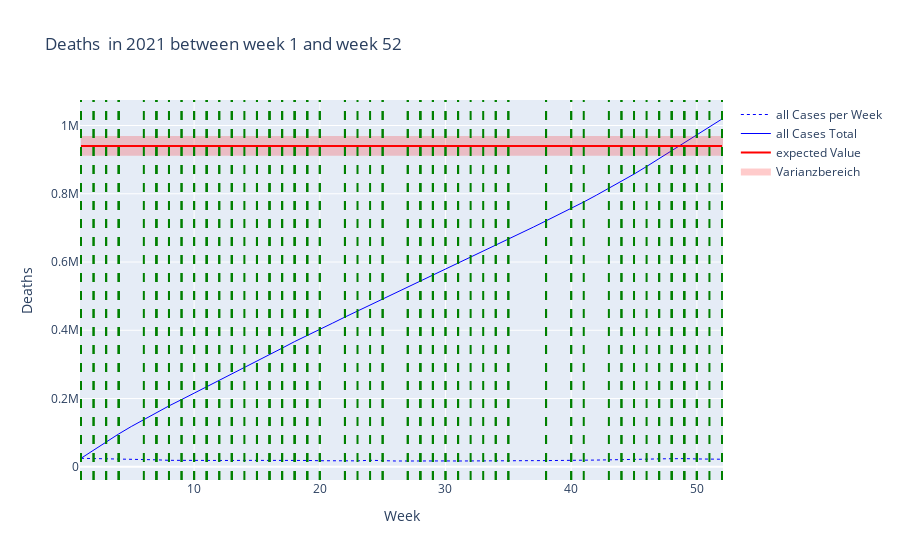

Write notebook code for a chart like this one.
### Code cell
import plotly.graph_objects as go

fig_all = go.Figure()
fig_all.add_trace(go.Scatter(x = data_filtered_all["Week"], y = data_filtered_all["Value"], name = "all Cases per Week", line = dict(color = 'blue', width = 1,dash = 'dot')))
fig_all.add_trace(go.Scatter(x = data_filtered_all["Week"], y = np.cumsum(data_filtered_all["Value"]), name = "all Cases Total", line = dict(color = 'blue', width = 1)))





#fig_all.add_hline(y=expected_value_per_age_group.loc["all", "Value"], line_color = 'red', line_width = 1, name = "Expected all Cases Total")
fig_all.add_trace(go.Scatter(x = data_filtered_all["Week"],y = np.repeat(expected_value_per_age_group.loc["all","Value"],kalenderwochen[1]-kalenderwochen[0]+1), name = "expected Value", line = dict(color = 'red')))


#fig_all.add_hrect(y0=expected_value_per_age_group.loc["all","Value_Low"],y1=expected_value_per_age_group.loc["all","Value_High"],fillcolor = "red", line_width = 0, opacity = 0.2)


fig_all.add_trace(go.Scatter(
    x = data_filtered_all["Week"].tolist() + data_filtered_all["Week"].tolist()[::-1] ,
    y = [expected_value_per_age_group.loc["all","Value_High"]]*52 + [expected_value_per_age_group.loc["all","Value_Low"]]*52,
    fill = 'toself',
    fillcolor = "red",
    line_color = "red",
    name = "Varianzbereich",
    opacity=0.2
))



#print(type(np.repeat(expected_value_per_age_group.loc["all","Value_High"],52) + np.repeat(expected_value_per_age_group.loc["all","Value_Low"],52)[::-1]))




fig_all.update_layout(title = f"Deaths  in {year} between week {kalenderwochen[0]} and week {kalenderwochen[1]}",
                        xaxis_title = "Week",
                        yaxis_title = "Deaths")


#print(happenings_filtered)

if show_events:
    for i in happenings_filtered.index:
        #print(happenings_filtered.loc[i,"Week"])
        #print(happenings_filtered.loc[i, "Title"])
        fig_all.add_vline(x = happenings_filtered.loc[i,"Week"], line_width = 2, line_color = "green", line_dash = "dash")

fig_all.show()

### Figure 1 — Plotly figure (JSON) as saved in the notebook; plotly's stock layout.template omitted (floating-point values rounded to 4 significant figures)
{"data": [{"line": {"color": "blue", "dash": "dot", "width": 1}, "name": "all Cases per Week", "type": "scatter", "x": [1, 2, 3, 4, 5, 6, 7, 8, 9, 10, 11, 12, 13, 14, 15, 16, 17, 18, 19, 20, 21, 22, 23, 24, 25, 26, 27, 28, 29, 30, 31, 32, 33, 34, 35, 36, 37, 38, 39, 40, 41, 42, 43, 44, 45, 46, 47, 48, 49, 50, 51, 52], "y": [24920.0, 24530.0, 24130.0, 22670.0, 21770.0, 20950.0, 20490.0, 18980.0, 18460.0, 18610.0, 18370.0, 18440.0, 18520.0, 18870.0, 19100.0, 19280.0, 19560.0, 19330.0, 18580.0, 17810.0, 17190.0, 18190.0, 17440.0, 19080.0, 17190.0, 17010.0, 16990.0, 17660.0, 17610.0, 17210.0, 17020.0, 17560.0, 17500.0, 17150.0, 17340.0, 18880.0, 18060.0, 18160.0, 18130.0, 18210.0, 18950.0, 19760.0, 20390.0, 20430.0, 21070.0, 22340.0, 23270.0, 24180.0, 24030.0, 23010.0, 22480.0, 22170.0]}, {"line": {"color": "blue", "width": 1}, "name": "all Cases Total", "type": "scatter", "x": [1, 2, 3, 4, 5, 6, 7, 8, 9, 10, 11, 12, 13, 14, 15, 16, 17, 18, 19, 20, 21, 22, 23, 24, 25, 26, 27, 28, 29, 30, 31, 32, 33, 34, 35, 36, 37, 38, 39, 40, 41, 42, 43, 44, 45, 46, 47, 48, 49, 50, 51, 52], "y": [24920.0, 49450.0, 73580.0, 96250.0, 118000.0, 139000.0, 159500.0, 178400.0, 196900.0, 215500.0, 233900.0, 252300.0, 270800.0, 289700.0, 308800.0, 328100.0, 347600.0, 367000.0, 385600.0, 403400.0, 420600.0, 438700.0, 456200.0, 475300.0, 492500.0, 509500.0, 526500.0, 544100.0, 561700.0, 579000.0, 596000.0, 613500.0, 631000.0, 648200.0, 665500.0, 684400.0, 702500.0, 720600.0, 738700.0, 757000.0, 775900.0, 795700.0, 816100.0, 836500.0, 857500.0, 879900.0, 903200.0, 927400.0, 951400.0, 974400.0, 996900.0, 1019000.0]}, {"line": {"color": "red"}, "name": "expected Value", "type": "scatter", "x": [1, 2, 3, 4, 5, 6, 7, 8, 9, 10, 11, 12, 13, 14, 15, 16, 17, 18, 19, 20, 21, 22, 23, 24, 25, 26, 27, 28, 29, 30, 31, 32, 33, 34, 35, 36, 37, 38, 39, 40, 41, 42, 43, 44, 45, 46, 47, 48, 49, 50, 51, 52], "y": [940100.0, 940100.0, 940100.0, 940100.0, 940100.0, 940100.0, 940100.0, 940100.0, 940100.0, 940100.0, 940100.0, 940100.0, 940100.0, 940100.0, 940100.0, 940100.0, 940100.0, 940100.0, 940100.0, 940100.0, 940100.0, 940100.0, 940100.0, 940100.0, 940100.0, 940100.0, 940100.0, 940100.0, 940100.0, 940100.0, 940100.0, 940100.0, 940100.0, 940100.0, 940100.0, 940100.0, 940100.0, 940100.0, 940100.0, 940100.0, 940100.0, 940100.0, 940100.0, 940100.0, 940100.0, 940100.0, 940100.0, 940100.0, 940100.0, 940100.0, 940100.0, 940100.0]}, {"fill": "toself", "fillcolor": "red", "line": {"color": "red"}, "name": "Varianzbereich", "opacity": 0.2, "type": "scatter", "x": [1, 2, 3, 4, 5, 6, 7, 8, 9, 10, 11, 12, 13, 14, 15, 16, 17, 18, 19, 20, 21, 22, 23, 24, 25, 26, 27, 28, 29, 30, 31, 32, 33, 34, 35, 36, 37, 38, 39, 40, 41, 42, 43, 44, 45, 46, 47, 48, 49, 50, 51, 52, 52, 51, 50, 49, 48, 47, 46, 45, 44, 43, 42, 41, 40, 39, 38, 37, 36, 35, 34, 33, 32, 31, 30, 29, 28, 27, 26, 25, 24, 23, 22, 21, 20, 19, 18, 17, 16, 15, 14, 13, 12, 11, 10, 9, 8, 7, 6, 5, 4, 3, 2, 1], "y": [966100.0, 966100.0, 966100.0, 966100.0, 966100.0, 966100.0, 966100.0, 966100.0, 966100.0, 966100.0, 966100.0, 966100.0, 966100.0, 966100.0, 966100.0, 966100.0, 966100.0, 966100.0, 966100.0, 966100.0, 966100.0, 966100.0, 966100.0, 966100.0, 966100.0, 966100.0, 966100.0, 966100.0, 966100.0, 966100.0, 966100.0, 966100.0, 966100.0, 966100.0, 966100.0, 966100.0, 966100.0, 966100.0, 966100.0, 966100.0, 966100.0, 966100.0, 966100.0, 966100.0, 966100.0, 966100.0, 966100.0, 966100.0, 966100.0, 966100.0, 966100.0, 966100.0, 914100.0, 914100.0, 914100.0, 914100.0, 914100.0, 914100.0, 914100.0, 914100.0, 914100.0, 914100.0, 914100.0, 914100.0, 914100.0, 914100.0, 914100.0, 914100.0, 914100.0, 914100.0, 914100.0, 914100.0, 914100.0, 914100.0, 914100.0, 914100.0, 914100.0, 914100.0, 914100.0, 914100.0, 914100.0, 914100.0, 914100.0, 914100.0, 914100.0, 914100.0, 914100.0, 914100.0, 914100.0, 914100.0, 914100.0, 914100.0, 914100.0, 914100.0, 914100.0, 914100.0, 914100.0, 914100.0, 914100.0, 914100.0, 914100.0, 914100.0, 914100.0, 914100.0]}], "layout": {"shapes": [{"line": {"color": "green", "dash": "dash", "width": 2}, "type": "line", "x0": 52, "x1": 52, "xref": "x", "y0": 0, "y1": 1, "yref": "y domain"}, {"line": {"color": "green", "dash": "dash", "width": 2}, "type": "line", "x0": 51, "x1": 51, "xref": "x", "y0": 0, "y1": 1, "yref": "y domain"}, {"line": {"color": "green", "dash": "dash", "width": 2}, "type": "line", "x0": 50, "x1": 50, "xref": "x", "y0": 0, "y1": 1, "yref": "y domain"}, {"line": {"color": "green", "dash": "dash", "width": 2}, "type": "line", "x0": 50, "x1": 50, "xref": "x", "y0": 0, "y1": 1, "yref": "y domain"}, {"line": {"color": "green", "dash": "dash", "width": 2}, "type": "line", "x0": 50, "x1": 50, "xref": "x", "y0": 0, "y1": 1, "yref": "y domain"}, {"line": {"color": "green", "dash": "dash", "width": 2}, "type": "line", "x0": 41, "x1": 41, "xref": "x", "y0": 0, "y1": 1, "yref": "y domain"}, {"line": {"color": "green", "dash": "dash", "width": 2}, "type": "line", "x0": 47, "x1": 47, "xref": "x", "y0": 0, "y1": 1, "yref": "y domain"}, {"line": {"color": "green", "dash": "dash", "width": 2}, "type": "line", "x0": 47, "x1": 47, "xref": "x", "y0": 0, "y1": 1, "yref": "y domain"}, {"line": {"color": "green", "dash": "dash", "width": 2}, "type": "line", "x0": 46, "x1": 46, "xref": "x", "y0": 0, "y1": 1, "yref": "y domain"}, {"line": {"color": "green", "dash": "dash", "width": 2}, "type": "line", "x0": 49, "x1": 49, "xref": "x", "y0": 0, "y1": 1, "yref": "y domain"}, {"line": {"color": "green", "dash": "dash", "width": 2}, "type": "line", "x0": 19, "x1": 19, "xref": "x", "y0": 0, "y1": 1, "yref": "y domain"}, {"line": {"color": "green", "dash": "dash", "width": 2}, "type": "line", "x0": 10, "x1": 10, "xref": "x", "y0": 0, "y1": 1, "yref": "y domain"}, {"line": {"color": "green", "dash": "dash", "width": 2}, "type": "line", "x0": 43, "x1": 43, "xref": "x", "y0": 0, "y1": 1, "yref": "y domain"}, {"line": {"color": "green", "dash": "dash", "width": 2}, "type": "line", "x0": 49, "x1": 49, "xref": "x", "y0": 0, "y1": 1, "yref": "y domain"}, {"line": {"color": "green", "dash": "dash", "width": 2}, "type": "line", "x0": 23, "x1": 23, "xref": "x", "y0": 0, "y1": 1, "yref": "y domain"}, {"line": {"color": "green", "dash": "dash", "width": 2}, "type": "line", "x0": 38, "x1": 38, "xref": "x", "y0": 0, "y1": 1, "yref": "y domain"}, {"line": {"color": "green", "dash": "dash", "width": 2}, "type": "line", "x0": 38, "x1": 38, "xref": "x", "y0": 0, "y1": 1, "yref": "y domain"}, {"line": {"color": "green", "dash": "dash", "width": 2}, "type": "line", "x0": 38, "x1": 38, "xref": "x", "y0": 0, "y1": 1, "yref": "y domain"}, {"line": {"color": "green", "dash": "dash", "width": 2}, "type": "line", "x0": 32, "x1": 32, "xref": "x", "y0": 0, "y1": 1, "yref": "y domain"}, {"line": {"color": "green", "dash": "dash", "width": 2}, "type": "line", "x0": 1, "x1": 1, "xref": "x", "y0": 0, "y1": 1, "yref": "y domain"}, {"line": {"color": "green", "dash": "dash", "width": 2}, "type": "line", "x0": 34, "x1": 34, "xref": "x", "y0": 0, "y1": 1, "yref": "y domain"}, {"line": {"color": "green", "dash": "dash", "width": 2}, "type": "line", "x0": 34, "x1": 34, "xref": "x", "y0": 0, "y1": 1, "yref": "y domain"}, {"line": {"color": "green", "dash": "dash", "width": 2}, "type": "line", "x0": 33, "x1": 33, "xref": "x", "y0": 0, "y1": 1, "yref": "y domain"}, {"line": {"color": "green", "dash": "dash", "width": 2}, "type": "line", "x0": 45, "x1": 45, "xref": "x", "y0": 0, "y1": 1, "yref": "y domain"}, {"line": {"color": "green", "dash": "dash", "width": 2}, "type": "line", "x0": 6, "x1": 6, "xref": "x", "y0": 0, "y1": 1, "yref": "y domain"}, {"line": {"color": "green", "dash": "dash", "width": 2}, "type": "line", "x0": 30, "x1": 30, "xref": "x", "y0": 0, "y1": 1, "yref": "y domain"}, {"line": {"color": "green", "dash": "dash", "width": 2}, "type": "line", "x0": 30, "x1": 30, "xref": "x", "y0": 0, "y1": 1, "yref": "y domain"}, {"line": {"color": "green", "dash": "dash", "width": 2}, "type": "line", "x0": 29, "x1": 29, "xref": "x", "y0": 0, "y1": 1, "yref": "y domain"}, {"line": {"color": "green", "dash": "dash", "width": 2}, "type": "line", "x0": 29, "x1": 29, "xref": "x", "y0": 0, "y1": 1, "yref": "y domain"}, {"line": {"color": "green", "dash": "dash", "width": 2}, "type": "line", "x0": 29, "x1": 29, "xref": "x", "y0": 0, "y1": 1, "yref": "y domain"}, {"line": {"color": "green", "dash": "dash", "width": 2}, "type": "line", "x0": 28, "x1": 28, "xref": "x", "y0": 0, "y1": 1, "yref": "y domain"}, {"line": {"color": "green", "dash": "dash", "width": 2}, "type": "line", "x0": 28, "x1": 28, "xref": "x", "y0": 0, "y1": 1, "yref": "y domain"}, {"line": {"color": "green", "dash": "dash", "width": 2}, "type": "line", "x0": 28, "x1": 28, "xref": "x", "y0": 0, "y1": 1, "yref": "y domain"}, {"line": {"color": "green", "dash": "dash", "width": 2}, "type": "line", "x0": 49, "x1": 49, "xref": "x", "y0": 0, "y1": 1, "yref": "y domain"}, {"line": {"color": "green", "dash": "dash", "width": 2}, "type": "line", "x0": 31, "x1": 31, "xref": "x", "y0": 0, "y1": 1, "yref": "y domain"}, {"line": {"color": "green", "dash": "dash", "width": 2}, "type": "line", "x0": 27, "x1": 27, "xref": "x", "y0": 0, "y1": 1, "yref": "y domain"}, {"line": {"color": "green", "dash": "dash", "width": 2}, "type": "line", "x0": 18, "x1": 18, "xref": "x", "y0": 0, "y1": 1, "yref": "y domain"}, {"line": {"color": "green", "dash": "dash", "width": 2}, "type": "line", "x0": 1, "x1": 1, "xref": "x", "y0": 0, "y1": 1, "yref": "y domain"}, {"line": {"color": "green", "dash": "dash", "width": 2}, "type": "line", "x0": 1, "x1": 1, "xref": "x", "y0": 0, "y1": 1, "yref": "y domain"}, {"line": {"color": "green", "dash": "dash", "width": 2}, "type": "line", "x0": 25, "x1": 25, "xref": "x", "y0": 0, "y1": 1, "yref": "y domain"}, {"line": {"color": "green", "dash": "dash", "width": 2}, "type": "line", "x0": 25, "x1": 25, "xref": "x", "y0": 0, "y1": 1, "yref": "y domain"}, {"line": {"color": "green", "dash": "dash", "width": 2}, "type": "line", "x0": 24, "x1": 24, "xref": "x", "y0": 0, "y1": 1, "yref": "y domain"}, {"line": {"color": "green", "dash": "dash", "width": 2}, "type": "line", "x0": 40, "x1": 40, "xref": "x", "y0": 0, "y1": 1, "yref": "y domain"}, {"line": {"color": "green", "dash": "dash", "width": 2}, "type": "line", "x0": 14, "x1": 14, "xref": "x", "y0": 0, "y1": 1, "yref": "y domain"}, {"line": {"color": "green", "dash": "dash", "width": 2}, "type": "line", "x0": 9, "x1": 9, "xref": "x", "y0": 0, "y1": 1, "yref": "y domain"}, {"line": {"color": "green", "dash": "dash", "width": 2}, "type": "line", "x0": 1, "x1": 1, "xref": "x", "y0": 0, "y1": 1, "yref": "y domain"}, {"line": {"color": "green", "dash": "dash", "width": 2}, "type": "line", "x0": 22, "x1": 22, "xref": "x", "y0": 0, "y1": 1, "yref": "y domain"}, {"line": {"color": "green", "dash": "dash", "width": 2}, "type": "line", "x0": 20, "x1": 20, "xref": "x", "y0": 0, "y1": 1, "yref": "y domain"}, {"line": {"color": "green", "dash": "dash", "width": 2}, "type": "line", "x0": 20, "x1": 20, "xref": "x", "y0": 0, "y1": 1, "yref": "y domain"}, {"line": {"color": "green", "dash": "dash", "width": 2}, "type": "line", "x0": 19, "x1": 19, "xref": "x", "y0": 0, "y1": 1, "yref": "y domain"}, {"line": {"color": "green", "dash": "dash", "width": 2}, "type": "line", "x0": 19, "x1": 19, "xref": "x", "y0": 0, "y1": 1, "yref": "y domain"}, {"line": {"color": "green", "dash": "dash", "width": 2}, "type": "line", "x0": 48, "x1": 48, "xref": "x", "y0": 0, "y1": 1, "yref": "y domain"}, {"line": {"color": "green", "dash": "dash", "width": 2}, "type": "line", "x0": 40, "x1": 40, "xref": "x", "y0": 0, "y1": 1, "yref": "y domain"}, {"line": {"color": "green", "dash": "dash", "width": 2}, "type": "line", "x0": 31, "x1": 31, "xref": "x", "y0": 0, "y1": 1, "yref": "y domain"}, {"line": {"color": "green", "dash": "dash", "width": 2}, "type": "line", "x0": 27, "x1": 27, "xref": "x", "y0": 0, "y1": 1, "yref": "y domain"}, {"line": {"color": "green", "dash": "dash", "width": 2}, "type": "line", "x0": 22, "x1": 22, "xref": "x", "y0": 0, "y1": 1, "yref": "y domain"}, {"line": {"color": "green", "dash": "dash", "width": 2}, "type": "line", "x0": 18, "x1": 18, "xref": "x", "y0": 0, "y1": 1, "yref": "y domain"}, {"line": {"color": "green", "dash": "dash", "width": 2}, "type": "line", "x0": 9, "x1": 9, "xref": "x", "y0": 0, "y1": 1, "yref": "y domain"}, {"line": {"color": "green", "dash": "dash", "width": 2}, "type": "line", "x0": 17, "x1": 17, "xref": "x", "y0": 0, "y1": 1, "yref": "y domain"}, {"line": {"color": "green", "dash": "dash", "width": 2}, "type": "line", "x0": 17, "x1": 17, "xref": "x", "y0": 0, "y1": 1, "yref": "y domain"}, {"line": {"color": "green", "dash": "dash", "width": 2}, "type": "line", "x0": 16, "x1": 16, "xref": "x", "y0": 0, "y1": 1, "yref": "y domain"}, {"line": {"color": "green", "dash": "dash", "width": 2}, "type": "line", "x0": 16, "x1": 16, "xref": "x", "y0": 0, "y1": 1, "yref": "y domain"}, {"line": {"color": "green", "dash": "dash", "width": 2}, "type": "line", "x0": 16, "x1": 16, "xref": "x", "y0": 0, "y1": 1, "yref": "y domain"}, {"line": {"color": "green", "dash": "dash", "width": 2}, "type": "line", "x0": 15, "x1": 15, "xref": "x", "y0": 0, "y1": 1, "yref": "y domain"}, {"line": {"color": "green", "dash": "dash", "width": 2}, "type": "line", "x0": 15, "x1": 15, "xref": "x", "y0": 0, "y1": 1, "yref": "y domain"}, {"line": {"color": "green", "dash": "dash", "width": 2}, "type": "line", "x0": 35, "x1": 35, "xref": "x", "y0": 0, "y1": 1, "yref": "y domain"}, {"line": {"color": "green", "dash": "dash", "width": 2}, "type": "line", "x0": 1, "x1": 1, "xref": "x", "y0": 0, "y1": 1, "yref": "y domain"}, {"line": {"color": "green", "dash": "dash", "width": 2}, "type": "line", "x0": 13, "x1": 13, "xref": "x", "y0": 0, "y1": 1, "yref": "y domain"}, {"line": {"color": "green", "dash": "dash", "width": 2}, "type": "line", "x0": 12, "x1": 12, "xref": "x", "y0": 0, "y1": 1, "yref": "y domain"}, {"line": {"color": "green", "dash": "dash", "width": 2}, "type": "line", "x0": 12, "x1": 12, "xref": "x", "y0": 0, "y1": 1, "yref": "y domain"}, {"line": {"color": "green", "dash": "dash", "width": 2}, "type": "line", "x0": 11, "x1": 11, "xref": "x", "y0": 0, "y1": 1, "yref": "y domain"}, {"line": {"color": "green", "dash": "dash", "width": 2}, "type": "line", "x0": 11, "x1": 11, "xref": "x", "y0": 0, "y1": 1, "yref": "y domain"}, {"line": {"color": "green", "dash": "dash", "width": 2}, "type": "line", "x0": 11, "x1": 11, "xref": "x", "y0": 0, "y1": 1, "yref": "y domain"}, {"line": {"color": "green", "dash": "dash", "width": 2}, "type": "line", "x0": 10, "x1": 10, "xref": "x", "y0": 0, "y1": 1, "yref": "y domain"}, {"line": {"color": "green", "dash": "dash", "width": 2}, "type": "line", "x0": 44, "x1": 44, "xref": "x", "y0": 0, "y1": 1, "yref": "y domain"}, {"line": {"color": "green", "dash": "dash", "width": 2}, "type": "line", "x0": 18, "x1": 18, "xref": "x", "y0": 0, "y1": 1, "yref": "y domain"}, {"line": {"color": "green", "dash": "dash", "width": 2}, "type": "line", "x0": 13, "x1": 13, "xref": "x", "y0": 0, "y1": 1, "yref": "y domain"}, {"line": {"color": "green", "dash": "dash", "width": 2}, "type": "line", "x0": 8, "x1": 8, "xref": "x", "y0": 0, "y1": 1, "yref": "y domain"}, {"line": {"color": "green", "dash": "dash", "width": 2}, "type": "line", "x0": 8, "x1": 8, "xref": "x", "y0": 0, "y1": 1, "yref": "y domain"}, {"line": {"color": "green", "dash": "dash", "width": 2}, "type": "line", "x0": 7, "x1": 7, "xref": "x", "y0": 0, "y1": 1, "yref": "y domain"}, {"line": {"color": "green", "dash": "dash", "width": 2}, "type": "line", "x0": 7, "x1": 7, "xref": "x", "y0": 0, "y1": 1, "yref": "y domain"}, {"line": {"color": "green", "dash": "dash", "width": 2}, "type": "line", "x0": 7, "x1": 7, "xref": "x", "y0": 0, "y1": 1, "yref": "y domain"}, {"line": {"color": "green", "dash": "dash", "width": 2}, "type": "line", "x0": 48, "x1": 48, "xref": "x", "y0": 0, "y1": 1, "yref": "y domain"}, {"line": {"color": "green", "dash": "dash", "width": 2}, "type": "line", "x0": 31, "x1": 31, "xref": "x", "y0": 0, "y1": 1, "yref": "y domain"}, {"line": {"color": "green", "dash": "dash", "width": 2}, "type": "line", "x0": 17, "x1": 17, "xref": "x", "y0": 0, "y1": 1, "yref": "y domain"}, {"line": {"color": "green", "dash": "dash", "width": 2}, "type": "line", "x0": 4, "x1": 4, "xref": "x", "y0": 0, "y1": 1, "yref": "y domain"}, {"line": {"color": "green", "dash": "dash", "width": 2}, "type": "line", "x0": 4, "x1": 4, "xref": "x", "y0": 0, "y1": 1, "yref": "y domain"}, {"line": {"color": "green", "dash": "dash", "width": 2}, "type": "line", "x0": 4, "x1": 4, "xref": "x", "y0": 0, "y1": 1, "yref": "y domain"}, {"line": {"color": "green", "dash": "dash", "width": 2}, "type": "line", "x0": 3, "x1": 3, "xref": "x", "y0": 0, "y1": 1, "yref": "y domain"}, {"line": {"color": "green", "dash": "dash", "width": 2}, "type": "line", "x0": 3, "x1": 3, "xref": "x", "y0": 0, "y1": 1, "yref": "y domain"}, {"line": {"color": "green", "dash": "dash", "width": 2}, "type": "line", "x0": 2, "x1": 2, "xref": "x", "y0": 0, "y1": 1, "yref": "y domain"}, {"line": {"color": "green", "dash": "dash", "width": 2}, "type": "line", "x0": 2, "x1": 2, "xref": "x", "y0": 0, "y1": 1, "yref": "y domain"}, {"line": {"color": "green", "dash": "dash", "width": 2}, "type": "line", "x0": 48, "x1": 48, "xref": "x", "y0": 0, "y1": 1, "yref": "y domain"}, {"line": {"color": "green", "dash": "dash", "width": 2}, "type": "line", "x0": 44, "x1": 44, "xref": "x", "y0": 0, "y1": 1, "yref": "y domain"}, {"line": {"color": "green", "dash": "dash", "width": 2}, "type": "line", "x0": 35, "x1": 35, "xref": "x", "y0": 0, "y1": 1, "yref": "y domain"}, {"line": {"color": "green", "dash": "dash", "width": 2}, "type": "line", "x0": 13, "x1": 13, "xref": "x", "y0": 0, "y1": 1, "yref": "y domain"}], "title": {"text": "Deaths  in 2021 between week 1 and week 52"}, "xaxis": {"title": {"text": "Week"}}, "yaxis": {"title": {"text": "Deaths"}}}}
